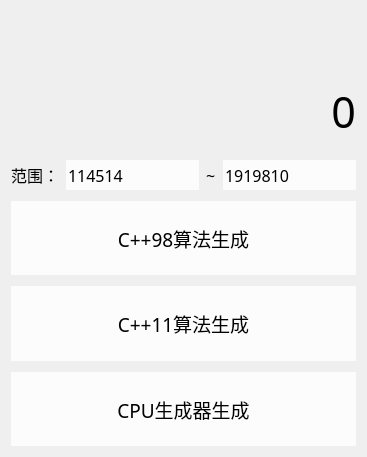
<?xml version="1.0" encoding="UTF-8"?>
<ui version="4.0">
 <class>RandomPage</class>
 <widget class="QWidget" name="RandomPage">
  <property name="geometry">
   <rect>
    <x>0</x>
    <y>0</y>
    <width>367</width>
    <height>457</height>
   </rect>
  </property>
  <property name="focusPolicy">
   <enum>Qt::ClickFocus</enum>
  </property>
  <property name="windowTitle">
   <string>Form</string>
  </property>
  <property name="styleSheet">
   <string notr="true">QLineEdit{
border-width:0;
border-style:outset;
	background-color: rgba(255, 255, 255,200);
}</string>
  </property>
  <layout class="QVBoxLayout" name="verticalLayout">
   <item>
    <widget class="QWidget" name="RanDisplayWidget" native="true">
     <property name="sizePolicy">
      <sizepolicy hsizetype="Preferred" vsizetype="Preferred">
       <horstretch>0</horstretch>
       <verstretch>1</verstretch>
      </sizepolicy>
     </property>
     <property name="maximumSize">
      <size>
       <width>16777215</width>
       <height>180</height>
      </size>
     </property>
     <property name="mouseTracking">
      <bool>true</bool>
     </property>
     <property name="styleSheet">
      <string notr="true">background-color: rgba(255, 255, 255,0);</string>
     </property>
     <layout class="QVBoxLayout" name="verticalLayout_7">
      <property name="leftMargin">
       <number>0</number>
      </property>
      <property name="topMargin">
       <number>0</number>
      </property>
      <property name="rightMargin">
       <number>0</number>
      </property>
      <property name="bottomMargin">
       <number>0</number>
      </property>
      <item>
       <layout class="QVBoxLayout" name="RanDisplayVLayout" stretch="4,6">
        <property name="spacing">
         <number>0</number>
        </property>
        <item>
         <widget class="QLabel" name="RanDisplayHis">
          <property name="sizePolicy">
           <sizepolicy hsizetype="Preferred" vsizetype="Preferred">
            <horstretch>0</horstretch>
            <verstretch>0</verstretch>
           </sizepolicy>
          </property>
          <property name="font">
           <font>
            <family>微软雅黑</family>
            <pointsize>15</pointsize>
            <stylestrategy>PreferAntialias</stylestrategy>
           </font>
          </property>
          <property name="mouseTracking">
           <bool>true</bool>
          </property>
          <property name="text">
           <string/>
          </property>
          <property name="alignment">
           <set>Qt::AlignBottom|Qt::AlignRight|Qt::AlignTrailing</set>
          </property>
          <property name="margin">
           <number>5</number>
          </property>
         </widget>
        </item>
        <item>
         <widget class="QLabel" name="RanDisplayCur">
          <property name="sizePolicy">
           <sizepolicy hsizetype="Preferred" vsizetype="Preferred">
            <horstretch>0</horstretch>
            <verstretch>0</verstretch>
           </sizepolicy>
          </property>
          <property name="font">
           <font>
            <family>微软雅黑</family>
            <pointsize>32</pointsize>
            <weight>50</weight>
            <bold>false</bold>
            <stylestrategy>PreferDefault</stylestrategy>
           </font>
          </property>
          <property name="mouseTracking">
           <bool>true</bool>
          </property>
          <property name="text">
           <string>0</string>
          </property>
          <property name="alignment">
           <set>Qt::AlignRight|Qt::AlignTrailing|Qt::AlignVCenter</set>
          </property>
          <property name="margin">
           <number>5</number>
          </property>
         </widget>
        </item>
       </layout>
      </item>
     </layout>
    </widget>
   </item>
   <item>
    <widget class="QWidget" name="RanInputWidget" native="true">
     <property name="sizePolicy">
      <sizepolicy hsizetype="Preferred" vsizetype="Preferred">
       <horstretch>0</horstretch>
       <verstretch>2</verstretch>
      </sizepolicy>
     </property>
     <layout class="QHBoxLayout" name="horizontalLayout">
      <property name="leftMargin">
       <number>0</number>
      </property>
      <property name="topMargin">
       <number>0</number>
      </property>
      <property name="rightMargin">
       <number>0</number>
      </property>
      <property name="bottomMargin">
       <number>0</number>
      </property>
      <item>
       <layout class="QGridLayout" name="RanInputLayout">
        <property name="sizeConstraint">
         <enum>QLayout::SetDefaultConstraint</enum>
        </property>
        <property name="rightMargin">
         <number>0</number>
        </property>
        <property name="horizontalSpacing">
         <number>7</number>
        </property>
        <item row="6" column="0" colspan="4">
         <spacer name="verticalSpacer_2">
          <property name="orientation">
           <enum>Qt::Vertical</enum>
          </property>
          <property name="sizeType">
           <enum>QSizePolicy::Fixed</enum>
          </property>
          <property name="sizeHint" stdset="0">
           <size>
            <width>20</width>
            <height>5</height>
           </size>
          </property>
         </spacer>
        </item>
        <item row="5" column="0" colspan="4">
         <widget class="QPushButton" name="RanC11button">
          <property name="sizePolicy">
           <sizepolicy hsizetype="Minimum" vsizetype="Preferred">
            <horstretch>0</horstretch>
            <verstretch>0</verstretch>
           </sizepolicy>
          </property>
          <property name="font">
           <font>
            <family>微软雅黑</family>
            <pointsize>14</pointsize>
           </font>
          </property>
          <property name="styleSheet">
           <string notr="true">QPushButton
{
	background-color: rgba(255,255, 255,200);
	border:15px;
}
QPushButton:hover
{
    background-color: rgba(200,200, 200,200);
	border:15px;
}
QPushButton:pressed
{
  	background-color: rgba(137,137, 137,200);
	border:15px;
}</string>
          </property>
          <property name="text">
           <string>C++11算法生成</string>
          </property>
         </widget>
        </item>
        <item row="3" column="0" colspan="4">
         <widget class="QPushButton" name="RanC98button">
          <property name="sizePolicy">
           <sizepolicy hsizetype="Minimum" vsizetype="Preferred">
            <horstretch>0</horstretch>
            <verstretch>0</verstretch>
           </sizepolicy>
          </property>
          <property name="font">
           <font>
            <family>微软雅黑</family>
            <pointsize>14</pointsize>
           </font>
          </property>
          <property name="styleSheet">
           <string notr="true">QPushButton
{
	background-color: rgba(255,255, 255,200);
	border:15px;
}
QPushButton:hover
{
    background-color: rgba(200,200, 200,200);
	border:15px;
}
QPushButton:pressed
{
  	background-color: rgba(137,137, 137,200);
	border:15px;
}</string>
          </property>
          <property name="text">
           <string>C++98算法生成</string>
          </property>
         </widget>
        </item>
        <item row="1" column="0">
         <widget class="QLabel" name="label">
          <property name="font">
           <font>
            <family>微软雅黑</family>
            <pointsize>12</pointsize>
           </font>
          </property>
          <property name="text">
           <string>范围：</string>
          </property>
         </widget>
        </item>
        <item row="1" column="1">
         <widget class="QLineEdit" name="MinimumEdit">
          <property name="minimumSize">
           <size>
            <width>0</width>
            <height>30</height>
           </size>
          </property>
          <property name="font">
           <font>
            <family>微软雅黑</family>
            <pointsize>12</pointsize>
           </font>
          </property>
          <property name="styleSheet">
           <string notr="true"/>
          </property>
          <property name="text">
           <string>114514</string>
          </property>
         </widget>
        </item>
        <item row="1" column="3">
         <widget class="QLineEdit" name="MaxmumEdit">
          <property name="minimumSize">
           <size>
            <width>0</width>
            <height>30</height>
           </size>
          </property>
          <property name="font">
           <font>
            <family>微软雅黑</family>
            <pointsize>12</pointsize>
           </font>
          </property>
          <property name="styleSheet">
           <string notr="true"/>
          </property>
          <property name="text">
           <string>1919810</string>
          </property>
         </widget>
        </item>
        <item row="1" column="2">
         <widget class="QLabel" name="label_2">
          <property name="font">
           <font>
            <family>微软雅黑</family>
            <pointsize>12</pointsize>
           </font>
          </property>
          <property name="text">
           <string>~</string>
          </property>
         </widget>
        </item>
        <item row="4" column="0" colspan="4">
         <spacer name="verticalSpacer">
          <property name="orientation">
           <enum>Qt::Vertical</enum>
          </property>
          <property name="sizeType">
           <enum>QSizePolicy::Fixed</enum>
          </property>
          <property name="sizeHint" stdset="0">
           <size>
            <width>20</width>
            <height>5</height>
           </size>
          </property>
         </spacer>
        </item>
        <item row="7" column="0" colspan="4">
         <widget class="QPushButton" name="RanCPUbutton">
          <property name="sizePolicy">
           <sizepolicy hsizetype="Minimum" vsizetype="Preferred">
            <horstretch>0</horstretch>
            <verstretch>0</verstretch>
           </sizepolicy>
          </property>
          <property name="font">
           <font>
            <family>微软雅黑</family>
            <pointsize>14</pointsize>
           </font>
          </property>
          <property name="styleSheet">
           <string notr="true">QPushButton
{
	background-color: rgba(255,255, 255,200);
	border:15px;
}
QPushButton:hover
{
    background-color: rgba(200,200, 200,200);
	border:15px;
}
QPushButton:pressed
{
  	background-color: rgba(137,137, 137,200);
	border:15px;
}</string>
          </property>
          <property name="text">
           <string>CPU生成器生成</string>
          </property>
         </widget>
        </item>
        <item row="2" column="0" colspan="4">
         <spacer name="verticalSpacer_3">
          <property name="orientation">
           <enum>Qt::Vertical</enum>
          </property>
          <property name="sizeType">
           <enum>QSizePolicy::Fixed</enum>
          </property>
          <property name="sizeHint" stdset="0">
           <size>
            <width>20</width>
            <height>5</height>
           </size>
          </property>
         </spacer>
        </item>
       </layout>
      </item>
     </layout>
    </widget>
   </item>
  </layout>
 </widget>
 <resources/>
 <connections/>
</ui>
